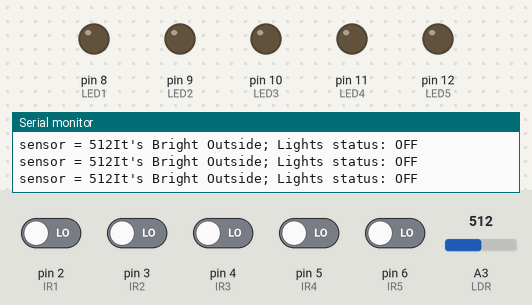
A sketch run on a simulated Arduino Uno, built with avr-gcc and run on an emulated ATmega328P. Shown: output pins drawn as LEDs (lit = HIGH), the last lines printed to the serial monitor. The test bench sets the inputs (shaded band); at power-on: pin 2 (IR1), pin 3 (IR2), pin 4 (IR3), pin 5 (IR4), pin 6 (IR5) LOW, A3 (LDR) = 512.

Above: at 1.2 s.
1.3 s: A3 (LDR) set to 109
4.3 s: A3 (LDR) set to 95
At 4.45 s:
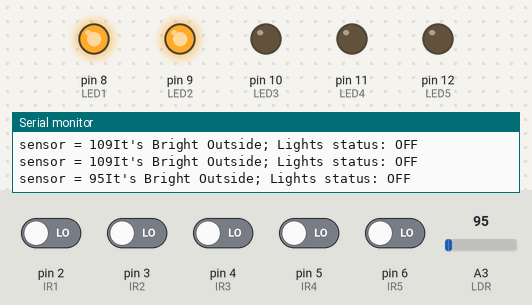
At 5.5 s:
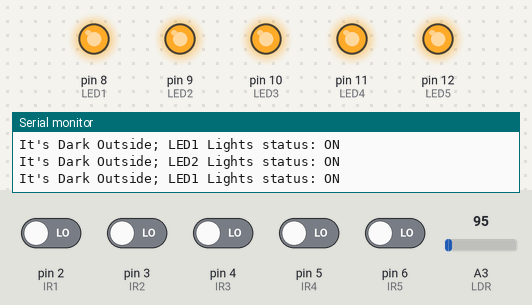
6.0 s: A3 (LDR) set to 122
At 7.1 s:
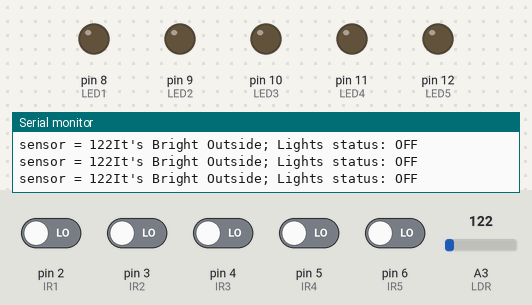
Timing chart, 0 to 9.0 s (numbered marks = the images above; inputs shaded):
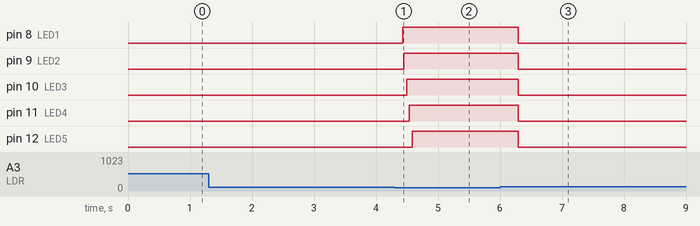

The sketch:

iot_2.ino
```cpp
int IR1 = 2;

int IR2 = 3;

int IR3 = 4;

int IR4 = 5;

int IR5 = 6;

int LED1 = 8;

int LED2 = 9;

int LED3 = 10;

int LED4 = 11;

int LED5 = 12;

int LDR = A3;


void setup()

{

Serial.begin(9600);

pinMode(LED1, OUTPUT);

pinMode(LED2, OUTPUT);

pinMode(LED3, OUTPUT);

pinMode(LED4, OUTPUT);

pinMode(LED5, OUTPUT);

pinMode(IR1, INPUT);

pinMode(IR2, INPUT);

pinMode(IR3, INPUT);

pinMode(IR4, INPUT);

pinMode(IR5, INPUT);

pinMode(LDR, INPUT);

}

void loop()
{

int LDRValue = analogRead(LDR);

Serial.print("sensor = ");

Serial.print(LDRValue);

delay (100);

Serial.println("It's Bright Outside; Lights status: OFF");


if (LDRValue <= 100 && digitalRead(IR1) == LOW)

    {

       digitalWrite(LED1, HIGH);

       Serial.println("It's Dark Outside; LED1 Lights status: ON");

    }
else

    {
       digitalWrite(LED1, LOW);
    }

if (LDRValue <= 100 && digitalRead(IR2) == LOW)

    {

       digitalWrite(LED2, HIGH);

       Serial.println("It's Dark Outside; LED2 Lights status: ON");

    }

else

    {
       digitalWrite(LED2, LOW);
    }

if (LDRValue <= 100 && digitalRead(IR3) == LOW)

    {

       digitalWrite(LED3, HIGH);

       Serial.println("It's Dark Outside; LED1 Lights status: ON");

    }

else

    {
       digitalWrite(LED3, LOW);
    }

if (LDRValue <= 100 && digitalRead(IR4) == LOW)

    {

       digitalWrite(LED4, HIGH);

       Serial.println("It's Dark Outside; LED1 Lights status: ON");

    }

else

    {
       digitalWrite(LED4, LOW);
    }

if (LDRValue <= 100 && digitalRead(IR5) == LOW)

    {

       digitalWrite(LED5, HIGH);

       Serial.println("It's Dark Outside; LED1 Lights status: ON");

    }

else

    {
       digitalWrite(LED5, LOW);
    }

}
```

Measured:
- the behaviour switches between 101 and 100 on A3 (LDR) (found by bisection; images 0 and 1)
- after the input at 4.3 s, pin 8 (LED1): LOW → HIGH after 0.13 s; pin 9 (LED2): LOW → HIGH after 0.15 s; pin 10 (LED3): LOW → HIGH after 0.19 s; pin 11 (LED4): LOW → HIGH after 0.24 s; pin 12 (LED5): LOW → HIGH after 0.28 s
- after the input at 6.0 s, pin 8 (LED1), pin 9 (LED2), pin 10 (LED3), pin 11 (LED4), pin 12 (LED5): HIGH → LOW after 0.29 s
